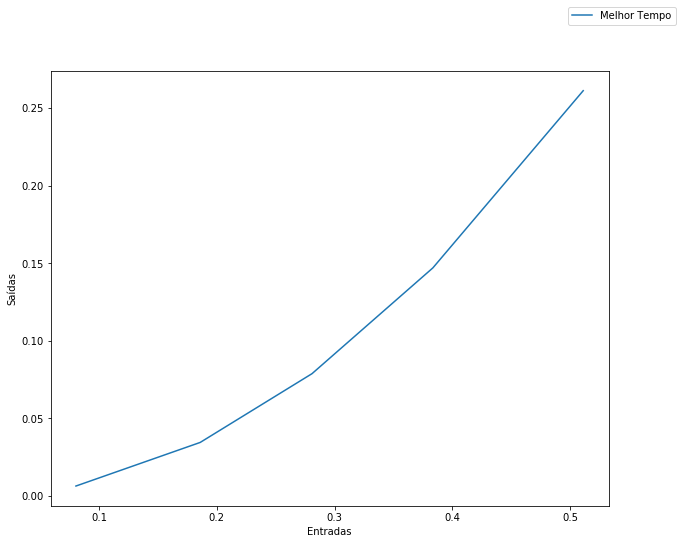

Write the Python code that produced this figure.
import matplotlib as mpl
import matplotlib.pyplot as plt

def desenhaGrafico(x,y,xl = "Entradas", yl = "Saídas"):
    fig = plt.figure(figsize=(10, 8))
    ax = fig.add_subplot(111)
    ax.plot(x,y, label = "Melhor Tempo")
    ax.legend(bbox_to_anchor=(1, 1),bbox_transform=plt.gcf().transFigure)
    plt.ylabel(yl)
    plt.xlabel(xl)
    plt.show()
  
x = [0.08038361184298992, 0.18585712276399136, 0.2807766911573708, 0.3833408886566758, 0.5109486849978566]
y = list(map(lambda z: z**2, x))
  
desenhaGrafico(x,y)
